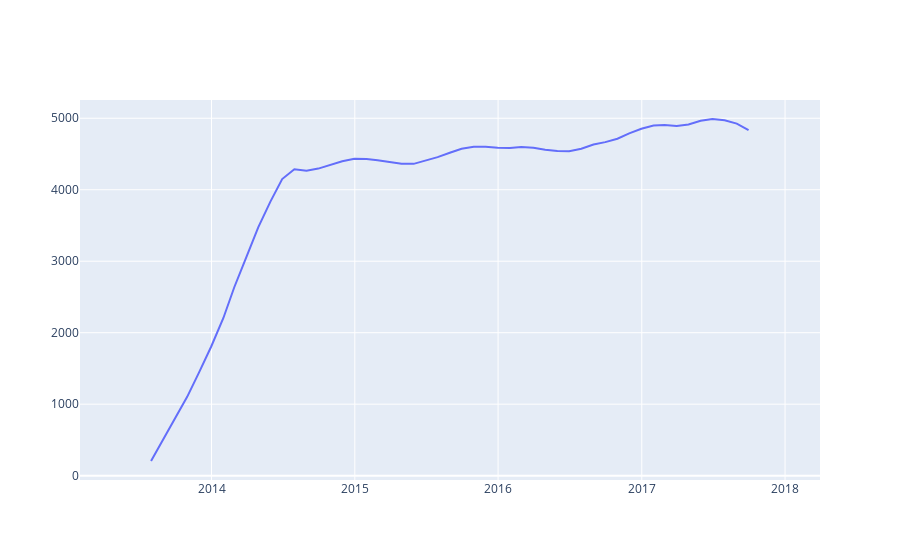

Notebook code cell kept with this figure:
### Markdown cell above
Si seleccionamos una ventana de tiempo específica, podemos observar que la tendencia es ascendente

### Code cell
# Trend
trend = seasonal_decomposition.trend
fig4 = go.Figure()

fig4.add_trace(
    go.Scatter(
        x = trend.index,
            y = trend,
            name = 'Trend'
    )
)

fig4.update_layout(title={
             'text': "Análisis de la tendencia",
         'y':0.85,
         'x':0.5,
         'xanchor': 'center',
         'yanchor': 'top'
}
                 )

fig4.show()
